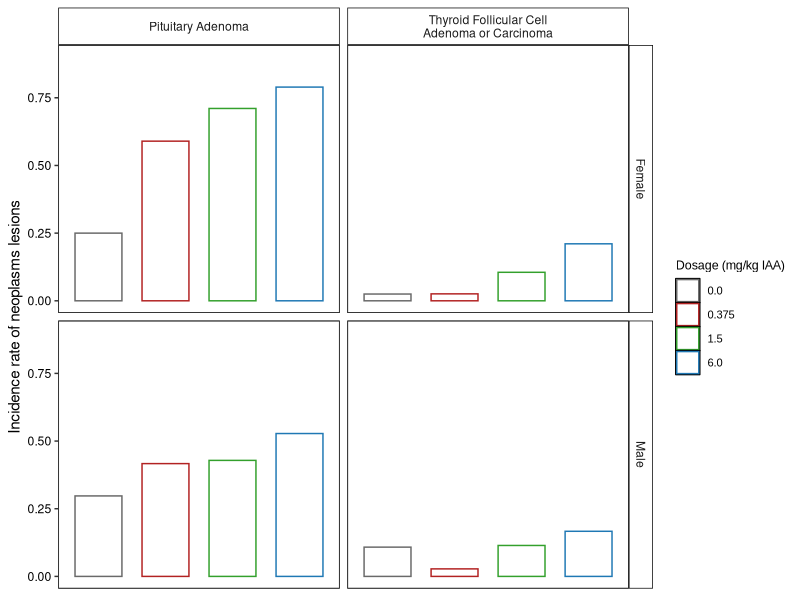
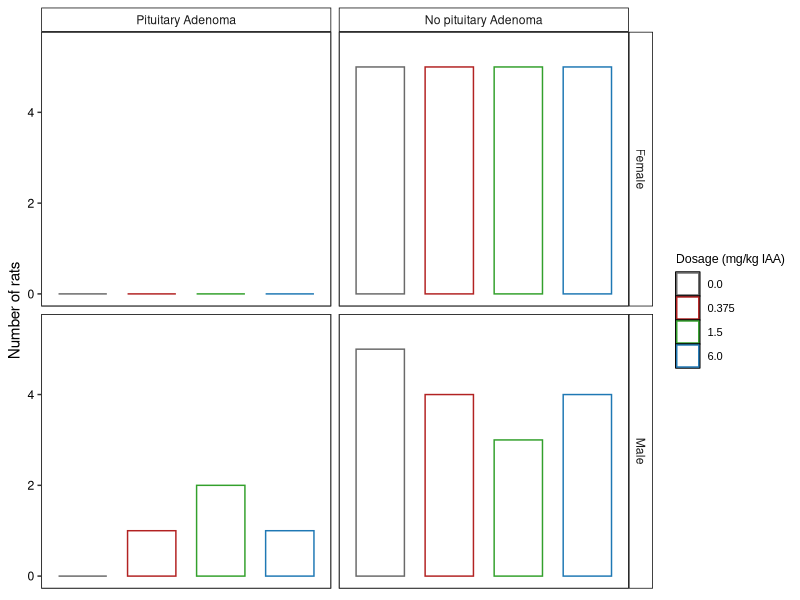

Source code (R) for these figures, in order:
library(ggpubr)

df_cancer <- 
    data.frame(Gender = c(rep('Male', 8), rep('Female', 8)), 
               Cancer = c(rep('Thyroid Follicular Cell\nAdenoma or Carcinoma', 4),
                          rep('Pituitary Adenoma', 4), 
                          rep('Thyroid Follicular Cell\nAdenoma or Carcinoma', 4),
                          rep('Pituitary Adenoma', 4)),
               Dosage = rep(c('0.0', '0.375', '1.5', '6.0'), 4),
               Rate = c(4/37, 1/36, 4/35, 6/36, 11/37, 15/36, 15/35, 19/36,
                        1/40, 1/39, 4/38, 8/38, 10/40, 23/39, 27/38, 30/38),
               stringsAsFactors = F)

plot_cancer <-  
    ggbarplot(df_cancer, x = "Dosage", y = "Rate", color = "Dosage", 
              facet.by = c("Gender", "Cancer"))
plot_cancer <-
    facet(plot_cancer, facet.by = c("Gender", "Cancer"), scales = 'free') +
    # scale_y_continuous(expand = expansion(mult = c(0, 0.15))) + 
    scale_color_manual(breaks = c('0.0', '0.375', '1.5', '6.0'),
                       values = c('dimgrey', 'firebrick', '#33A02C', '#1F78B4'), 
                       labels = c('0.0', '0.375', '1.5', '6.0')) +
    labs(x = '', y = 'Incidence rate of neoplasms lesions', 
         color = 'Dosage (mg/kg IAA)') +
    coord_cartesian(ylim = c(0, 0.9)) + 
    theme_bw() + 
    theme(panel.background = element_rect(color = 'black',
                                          fill = 'transparent'),
          strip.background = element_rect(
              color = 'black', fill = 'transparent'),
          axis.title.x = element_blank(),
          axis.text.x = element_blank(),
          axis.text.y = element_text(colour = 'black'),
          axis.ticks.x = element_blank(),
          legend.title = element_text(size = 9, family = 'Arial'),
          legend.text = element_text(size = 8, family = 'Arial'),
          panel.grid = element_blank())

file.cancer <- '/home/drizzle_zhang/microbiome/result/Figs/CancerRate.png'
ggsave(filename = file.cancer, plot = plot_cancer, units = 'cm', 
       height = 10.4, width = 14)

df_52 <- 
    data.frame(Gender = c(rep('Male', 8), rep('Female', 8)), 
               Cancer = c(rep('Pituitary Adenoma', 4), rep('No pituitary Adenoma', 4), 
                          rep('Pituitary Adenoma', 4), rep('No pituitary Adenoma', 4)),
               Dosage = rep(c('0.0', '0.375', '1.5', '6.0'), 4),
               Num = c(0, 1, 2, 1, 5, 4, 3, 4,
                        0, 0, 0, 0, 5, 5, 5, 5),
               stringsAsFactors = F)
df_52$Cancer <- factor(df_52$Cancer, levels = c('Pituitary Adenoma', 'No pituitary Adenoma'))
plot_52 <-  
    ggbarplot(df_52, x = "Dosage", y = "Num", color = "Dosage", 
              facet.by = c("Gender", "Cancer"))
plot_52 <-
    facet(plot_52, facet.by = c("Gender", "Cancer"), scales = 'free') +
    # scale_y_continuous(expand = expansion(mult = c(0, 0.15))) + 
    scale_color_manual(breaks = c('0.0', '0.375', '1.5', '6.0'),
                       values = c('dimgrey', 'firebrick', '#33A02C', '#1F78B4'), 
                       labels = c('0.0', '0.375', '1.5', '6.0')) +
    labs(x = '', y = 'Number of rats', 
         color = 'Dosage (mg/kg IAA)') +
    coord_cartesian(ylim = c(0, 5.5)) + 
    theme_bw() + 
    theme(panel.background = element_rect(color = 'black',
                                          fill = 'transparent'),
          strip.background = element_rect(
              color = 'black', fill = 'transparent'),
          axis.title.x = element_blank(),
          axis.text.x = element_blank(),
          axis.text.y = element_text(colour = 'black'),
          axis.ticks.x = element_blank(),
          legend.title = element_text(size = 9, family = 'Arial'),
          legend.text = element_text(size = 8, family = 'Arial'),
          panel.grid = element_blank())
file.52 <- '/home/drizzle_zhang/microbiome/result/Figs/Cancer52.png'
ggsave(filename = file.52, plot = plot_52, units = 'cm', 
       height = 10, width = 14)



